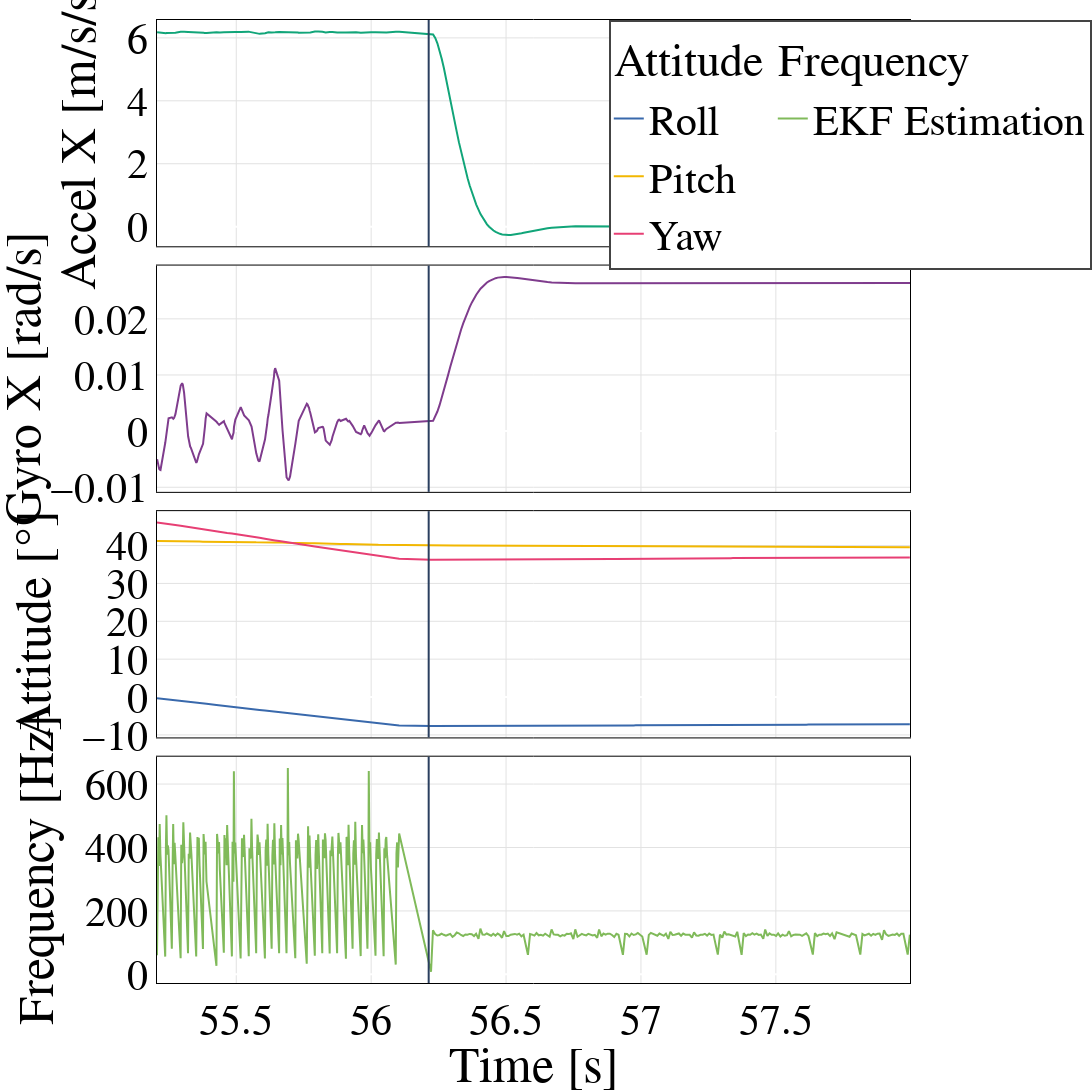

Notebook code cell kept with this figure:
### Markdown cell above
## Plotting Suspend attack results

### Code cell
import plot_formatting as pfg

fig = make_subplots(rows=4, cols=1,
                    shared_xaxes=True,
                    vertical_spacing = 0.02,
                    row_heights=[.25]*2 + [.25]*2)

colorset = px.colors.qualitative.Bold

# Plot data source
plot_params = {  
            'IMU': 
                ['GyrX', 'AccX'],
            # 'RAC':
            #     ['ACCx', 'update'],
            # 'RGY':
            #     ['GYROx', 'update'],
            'ATT':
                ['Roll', 'Pitch', 'Yaw', 'update'],
        }


plot_labels = {
            #     'RAC':'Accel', 
            #    'RGY': 'Gyro',
               'ATT': 'EKF Estimation'}

x_range = [55.2, 58]

color_ix = 0
for k,values in plot_params.items():
    for v in values:
        row_num  = 1
        this_df = df_dict[k]
        this_df = this_df.loc[(this_df['timestamp']>x_range[0]) & (this_df['timestamp']<x_range[1])]
        if 'G' in v:
            row_num = 2
        tr0 = 0
        # Plotting attitude
        if 'ATT' in k and not ('update' in v):
            fig.add_trace(go.Scatter(x=this_df['timestamp'], y=this_df[v],
                    name= v,
                    mode='lines',
                    legendgroup=k,
                    line=dict(color=colorset[color_ix]),
                    showlegend=True,
                    legendrank=3,
                    legendgrouptitle_text='Attitude'),
                row=3,col=1)
        # PLotting update frequencies
        elif 'update' in v:
            fig.add_trace(go.Scatter(x=this_df['timestamp'], y=1/this_df[v],
                    name= plot_labels[k],
                    mode='lines',
                    line=dict(color=colorset[color_ix]),
                    showlegend=True,
                    legendrank=5,
                    legendgroup='freq',
                    legendgrouptitle_text='Frequency'),
                row=4,col=1)
        else:
            # Plotting Accelerometer and Gyro
            fig.add_trace(go.Scatter(x=this_df['timestamp'], y=this_df[v],
                    name= k+str('.')+v,
                    mode='lines',
                    legendgroup=v,
                    line=dict(color=colorset[color_ix]),
                    showlegend=False),
                row=row_num,col=1)

        color_ix += 1


# Plot attacks
df = df_dict['GT']
df = df.loc[(df['timestamp']>x_range[0]) & (df['timestamp']<x_range[1])]


# inlcude attack transitions as vertical lines in the figure 
for v in df_transition['timestamp'][(df_transition['timestamp']>x_range[0]) & (df_transition['timestamp']<x_range[1])].values:
    fig.add_vline(x=v)

# beautify plots
fig = pfg.beautify_plot(fig)

subplot_titles=['value', 'data rate', 'freq'],

#  Formating x-axis
layout = go.Layout( autosize=True, margin={'l': 0, 'r': 0, 't': 20, 'b': 0})
fig['layout'].update(layout)
fig['layout']['xaxis'].update(range=x_range)
fig['layout']['xaxis4'].update(title='Time [s]', mirror=True)

# Formating y-axis
fig['layout']['yaxis1'].update(title='Accel X [m/s/s]')
fig['layout']['yaxis2'].update(title='Gyro X [rad/s]', tickvals = [-0.01, 0.00, 0.01, 0.02, 0.03])
fig['layout']['yaxis4'].update(title='Frequency [Hz]')
fig['layout']['yaxis3'].update(title='Attitude [°]')

fig['layout']['legend'].update(orientation='h',
                                x=0.6,
                                y=1,
                                   )

fig.show()

### Figure 1 — Plotly figure (JSON) as saved in the notebook; plotly's stock layout.template omitted (floating-point values rounded to 4 significant figures; data arrays with more than 128 entries replaced by an {"elided": "..."} marker saying what was removed)
{"data": [{"legendgroup": "GyrX", "line": {"color": "rgb(127, 60, 141)"}, "mode": "lines", "name": "IMU.GyrX", "showlegend": false, "type": "scatter", "x": {"elided": "380 float values"}, "xaxis": "x2", "y": {"elided": "380 float values"}, "yaxis": "y2"}, {"legendgroup": "AccX", "line": {"color": "rgb(17, 165, 121)"}, "mode": "lines", "name": "IMU.AccX", "showlegend": false, "type": "scatter", "x": {"elided": "380 float values"}, "xaxis": "x", "y": {"elided": "380 float values"}, "yaxis": "y"}, {"legendgroup": "ATT", "legendgrouptitle": {"text": "Attitude"}, "legendrank": 3, "line": {"color": "rgb(57, 105, 172)"}, "mode": "lines", "name": "Roll", "showlegend": true, "type": "scatter", "x": {"elided": "395 float values"}, "xaxis": "x3", "y": {"elided": "395 float values"}, "yaxis": "y3"}, {"legendgroup": "ATT", "legendgrouptitle": {"text": "Attitude"}, "legendrank": 3, "line": {"color": "rgb(242, 183, 1)"}, "mode": "lines", "name": "Pitch", "showlegend": true, "type": "scatter", "x": {"elided": "395 float values"}, "xaxis": "x3", "y": {"elided": "395 float values"}, "yaxis": "y3"}, {"legendgroup": "ATT", "legendgrouptitle": {"text": "Attitude"}, "legendrank": 3, "line": {"color": "rgb(231, 63, 116)"}, "mode": "lines", "name": "Yaw", "showlegend": true, "type": "scatter", "x": {"elided": "395 float values"}, "xaxis": "x3", "y": {"elided": "395 float values"}, "yaxis": "y3"}, {"legendgroup": "freq", "legendgrouptitle": {"text": "Frequency"}, "legendrank": 5, "line": {"color": "rgb(128, 186, 90)"}, "mode": "lines", "name": "EKF Estimation", "showlegend": true, "type": "scatter", "x": {"elided": "395 float values"}, "xaxis": "x4", "y": {"elided": "395 float values"}, "yaxis": "y4"}], "layout": {"autosize": true, "font": {"color": "black", "family": "Serif", "size": 42}, "height": 1600, "legend": {"borderwidth": 2, "orientation": "h", "x": 0.6, "y": 1}, "margin": {"b": 0, "l": 0, "r": 0, "t": 20}, "plot_bgcolor": "#FFFFFF", "shapes": [{"type": "line", "x0": 56.21, "x1": 56.21, "xref": "x", "y0": 0, "y1": 1, "yref": "y domain"}, {"type": "line", "x0": 56.21, "x1": 56.21, "xref": "x2", "y0": 0, "y1": 1, "yref": "y2 domain"}, {"type": "line", "x0": 56.21, "x1": 56.21, "xref": "x3", "y0": 0, "y1": 1, "yref": "y3 domain"}, {"type": "line", "x0": 56.21, "x1": 56.21, "xref": "x4", "y0": 0, "y1": 1, "yref": "y4 domain"}], "width": 1400, "xaxis": {"anchor": "y", "domain": [0, 1], "gridcolor": "#E2E2E2", "linecolor": "black", "linewidth": 1, "matches": "x4", "mirror": true, "range": [55.2, 58], "showline": true, "showticklabels": false, "title": {"font": {"size": 40}}}, "xaxis2": {"anchor": "y2", "domain": [0, 1], "gridcolor": "#E2E2E2", "linecolor": "black", "linewidth": 1, "matches": "x4", "mirror": true, "showline": true, "showticklabels": false, "title": {"font": {"size": 40}}}, "xaxis3": {"anchor": "y3", "domain": [0, 1], "gridcolor": "#E2E2E2", "linecolor": "black", "linewidth": 1, "matches": "x4", "mirror": true, "showline": true, "showticklabels": false, "title": {"font": {"size": 40}}}, "xaxis4": {"anchor": "y4", "domain": [0, 1], "gridcolor": "#E2E2E2", "linecolor": "black", "linewidth": 1, "mirror": true, "showline": true, "title": {"text": "Time [s]"}}, "yaxis": {"anchor": "x", "domain": [0.765, 1.0], "gridcolor": "#E2E2E2", "linecolor": "black", "linewidth": 1, "mirror": true, "showline": true, "title": {"text": "Accel X [m/s/s]"}}, "yaxis2": {"anchor": "x2", "domain": [0.51, 0.745], "gridcolor": "#E2E2E2", "linecolor": "black", "linewidth": 1, "mirror": true, "showline": true, "tickvals": [-0.01, 0, 0.01, 0.02, 0.03], "title": {"text": "Gyro X [rad/s]"}}, "yaxis3": {"anchor": "x3", "domain": [0.255, 0.49], "gridcolor": "#E2E2E2", "linecolor": "black", "linewidth": 1, "mirror": true, "showline": true, "title": {"text": "Attitude [°]"}}, "yaxis4": {"anchor": "x4", "domain": [0, 0.235], "gridcolor": "#E2E2E2", "linecolor": "black", "linewidth": 1, "mirror": true, "showline": true, "title": {"text": "Frequency [Hz]"}}}}
